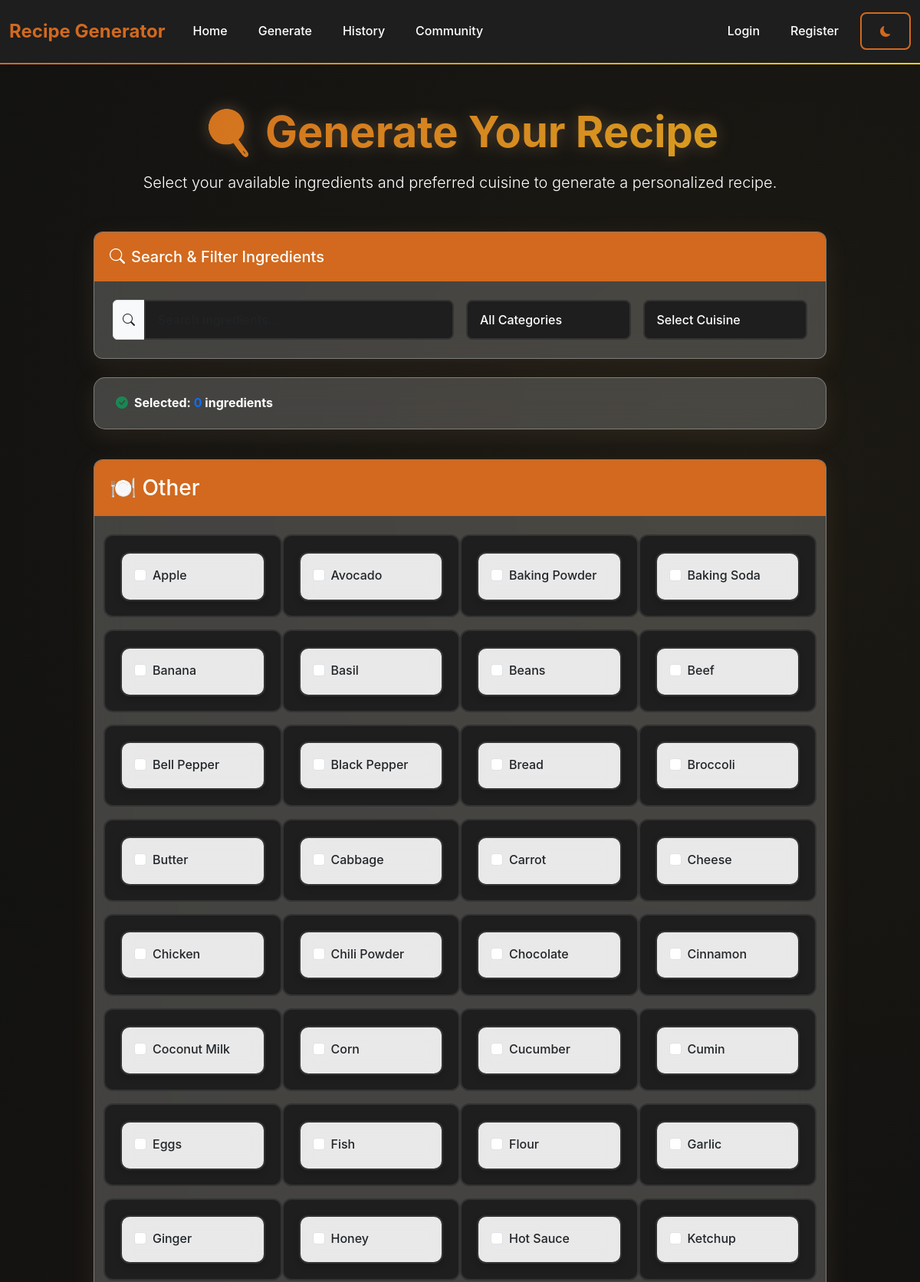
The page /recipes/generate/ (upper part) on the database its author committed.
### apps/recipes/models.py (models this page shows, shortened)
class Ingredient(models.Model):
    name = models.CharField(max_length=100, unique=True)
    category = models.CharField(max_length=50, blank=True, null=True)
    class Meta:
        ordering = ['name']

### apps/recipes/views.py (the view, shortened to what this page needs)
# urls.py: path('generate/', views.generate_recipe_view, name='generate'),
def generate_recipe_view(request):
    ingredients = Ingredient.objects.all().order_by('category', 'name')
    ingredients_by_category = {}
    for ingredient in ingredients:
        category = ingredient.category or 'Other'
        if category not in ingredients_by_category:
            ingredients_by_category[category] = []
        ingredients_by_category[category].append(ingredient)
    context = {
        'ingredients_by_category': ingredients_by_category,
        'cuisine_choices': Recipe.CUISINE_CHOICES,
    }
    return render(request, 'recipes/generate.html', context)

### apps/recipes/templates/recipes/generate.html (shortened to what this page needs)
{% extends 'base.html' %}
{% block content %}
<div class="container">
    <div class="row justify-content-center">
        <div class="col-lg-10">
            <div class="animate-fade-in">
                <div class="text-center mb-5">
                    <h1 class="display-4 gradient-text fw-bold mb-3">🍳 Generate Your Recipe</h1>
                    <p class="lead text-white">Select your available ingredients and preferred cuisine to generate a personalized recipe.</p>
                </div>
            </div>
            <form method="post" id="generate-form">
                <div class="card glass mb-4">
                    <div class="card-header">
                        <h5 class="mb-0 text-white">
                            <i class="bi bi-search me-2"></i>Search & Filter Ingredients
                        </h5>
                    </div>
                    <div class="card-body">
                        <div class="row g-3">
                            <div class="col-md-6">
                                <div class="input-group">
                                    <span class="input-group-text">
                                        <i class="bi bi-search"></i>
                                    </span>
                                    <input type="text" class="form-control" id="search-input" placeholder="Search ingredients...">
                                </div>
                            </div>
                            <div class="col-md-3">
                                <select class="form-select" id="category-filter">
                                    <option value="">All Categories</option>
                                </select>
                            </div>
                            <div class="col-md-3">
                                <select name="cuisine" class="form-select" required>
                                    <option value="">Select Cuisine</option>
                                </select>
                            </div>
                        </div>
                    </div>
                </div>
                <div class="row mb-4">
                    <div class="col-12">
                        <div class="alert alert-info glass" id="selection-counter">
                            <div class="d-flex align-items-center">
                                <i class="bi bi-check-circle-fill me-2 text-success"></i>
                                <strong>Selected: <span id="selected-count" class="text-primary">0</span> ingredients</strong>
                            </div>
                        </div>
                    </div>
                </div>
                <div class="row" id="ingredients-grid">
                    {% for category, ingredients in ingredients_by_category.items %}
                        <div class="col-12 mb-4">
                            <div class="card glass">
                                <div class="card-header">
                                    <h3 class="text-capitalize mb-0 text-white">
                                        {% if category == 'vegetable' %}🥬
                                        {% elif category == 'protein' %}🥩
                                        {% elif category == 'grain' %}🌾
                                        {% elif category == 'dairy' %}🥛
                                        {% elif category == 'herb' %}🌿
                                        {% elif category == 'spice' %}🌶️
                                        {% else %}🍽️{% endif %}
                                        {{ category }}
                                    </h3>
                                </div>
                                <div class="card-body">
                                    <div class="row">
                                        {% for ingredient in ingredients %}
                                            <div class="col-md-3 col-sm-4 col-6 mb-3 ingredient-card" data-category="{{ ingredient.category|default:'other' }}">
                                                <div class="card h-100 ingredient-checkbox position-relative">
                                                    <div class="card-body d-flex align-items-center p-3">
                                                        <div class="form-check flex-grow-1">
                                                            <input class="form-check-input" type="checkbox"
                                                                   name="ingredients"
                                                                   value="{{ ingredient.id }}"
                                                                   id="ingredient_{{ ingredient.id }}">
                                                            <label class="form-check-label fw-medium" for="ingredient_{{ ingredient.id }}">
                                                                {{ ingredient.name|title }}
                                                            </label>
                                                        </div>
                                                    </div>
                                                </div>
                                            </div>
                                        {% endfor %}
                                    </div>
                                </div>
                            </div>
                        </div>
                    {% endfor %}
                </div>
            </form>
        </div>
    </div>
</div>
{% endblock %}

### core/templates/base.html (shortened to what this page needs)
{% load static %}
<!DOCTYPE html>
<html lang="en">
<head>
    <link href="https://cdn.jsdelivr.net/npm/bootstrap@5.3.2/dist/css/bootstrap.min.css" rel="stylesheet">
    <link href="https://cdn.jsdelivr.net/npm/bootstrap-icons@1.10.0/font/bootstrap-icons.css" rel="stylesheet">
    <link rel="stylesheet" href="{% static 'css/style.css' %}">
</head>
<body>
         <nav class="navbar navbar-expand-lg">
         <div class="container">
             <a class="navbar-brand" href="{% url 'home' %}">Recipe Generator</a>
             <div class="collapse navbar-collapse" id="navbarNav">
                 <ul class="navbar-nav me-auto">
                     <li class="nav-item">
                         <a class="nav-link" href="{% url 'home' %}">Home</a>
                     </li>
                     <li class="nav-item">
                         <a class="nav-link" href="{% url 'recipes:generate' %}">Generate</a>
                     </li>
                     <li class="nav-item">
                         <a class="nav-link" href="{% url 'recipes:history' %}">History</a>
                     </li>
                     <li class="nav-item">
                         <a class="nav-link" href="{% url 'community:feed' %}">Community</a>
                     </li>
                 </ul>
                 <ul class="navbar-nav">
                     {% if user.is_authenticated %}
                         <li class="nav-item">
                             <a class="nav-link" href="{% url 'accounts:profile' %}">Profile</a>
                         </li>
                         <li class="nav-item">
                             <a class="nav-link" href="{% url 'accounts:logout' %}">Logout</a>
                         </li>
                     {% else %}
                         <li class="nav-item">
                             <a class="nav-link" href="{% url 'accounts:login' %}">Login</a>
                         </li>
                         <li class="nav-item">
                             <a class="nav-link" href="{% url 'accounts:register' %}">Register</a>
                         </li>
                     {% endif %}
                     <li class="nav-item">
                        <button id="theme-toggle" class="btn btn-outline-primary btn-sm ms-2" title="Toggle Theme">
                            <i class="bi bi-moon-fill" id="theme-icon"></i>
                        </button>
                    </li>
                 </ul>
             </div>
         </div>
     </nav>
    <main class="container mt-4">
        {% block content %}
        {% endblock %}
    </main>
</body>
</html>

### apps/recipes/templates/recipes/generate.html (style rules this page uses)
.ingredient-card { transition: all 0.3s ease; }
.ingredient-checkbox { border: 2px solid var(--border-color); border-radius: 12px; transition: all 0.3s ease; cursor: pointer; background: rgba(255, 255, 255, 0.9); backdrop-filter: blur(10px); }

### rows shown on the page
Ingredient: name "Apple"
Ingredient: name "Avocado"
Ingredient: name "Baking Powder"
Ingredient: name "Baking Soda"
Ingredient: name "Banana"
Ingredient: name "Basil"
Ingredient: name "Beans"
Ingredient: name "Beef"
Ingredient: name "Bell Pepper"
Ingredient: name "Black Pepper"
Ingredient: name "Bread"
Ingredient: name "Broccoli"
Ingredient: name "Butter"
Ingredient: name "Cabbage"
Ingredient: name "Carrot"
Ingredient: name "Cheese"
Ingredient: name "Chicken"
Ingredient: name "Chili Powder"
Ingredient: name "Chocolate"
Ingredient: name "Cinnamon"
Ingredient: name "Coconut Milk"
Ingredient: name "Corn"
Ingredient: name "Cucumber"
Ingredient: name "Cumin"
Ingredient: name "Eggs"
Ingredient: name "Fish"
Ingredient: name "Flour"
Ingredient: name "Garlic"
Ingredient: name "Ginger"
Ingredient: name "Honey"
Ingredient: name "Hot Sauce"
Ingredient: name "Ketchup"

### other values the page prints
{{ category }} "Other"
